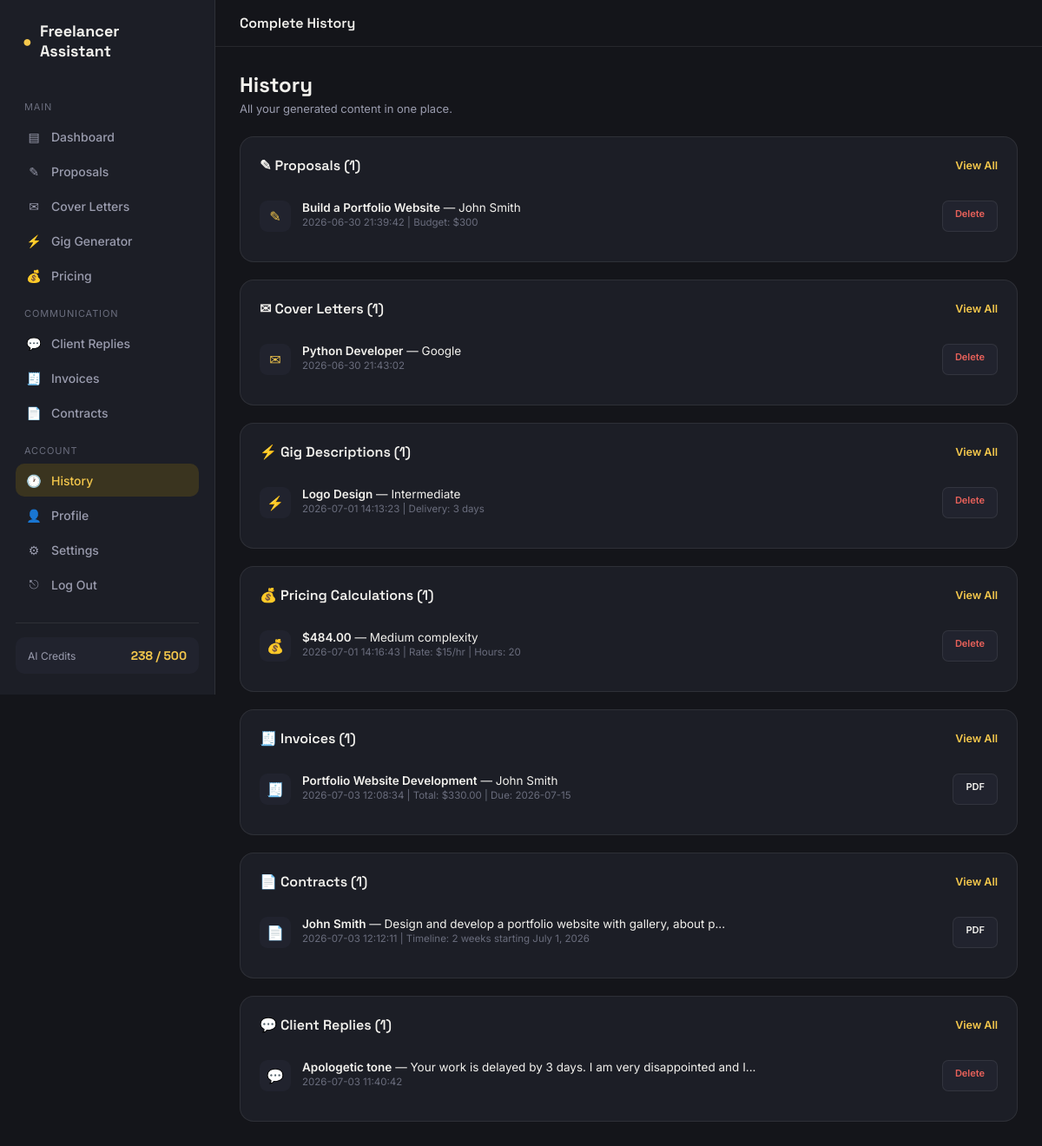
Screenshot of /history (signed in) with the database file from the repository.
### tables this page shows
CREATE TABLE proposals (
            id INTEGER PRIMARY KEY AUTOINCREMENT,
            user_id INTEGER NOT NULL,
            client_name TEXT,
            project_title TEXT,
            project_description TEXT,
            skills TEXT,
            budget TEXT,
            timeline TEXT,
            tone TEXT,
            generated_text TEXT,
            created_at TIMESTAMP DEFAULT CURRENT_TIMESTAMP,
            FOREIGN KEY (user_id) REFERENCES users (id)
        );

CREATE TABLE cover_letters (
            id INTEGER PRIMARY KEY AUTOINCREMENT,
            user_id INTEGER NOT NULL,
            job_title TEXT,
            company_name TEXT,
            experience TEXT,
            skills TEXT,
            portfolio_url TEXT,
            generated_text TEXT,
            created_at TIMESTAMP DEFAULT CURRENT_TIMESTAMP,
            FOREIGN KEY (user_id) REFERENCES users (id)
        );

CREATE TABLE gig_descriptions (
            id INTEGER PRIMARY KEY AUTOINCREMENT,
            user_id INTEGER NOT NULL,
            category TEXT,
            skills TEXT,
            experience_level TEXT,
            delivery_time TEXT,
            features TEXT,
            revisions TEXT,
            generated_description TEXT,
            seo_keywords TEXT,
            faq_suggestions TEXT,
            created_at TIMESTAMP DEFAULT CURRENT_TIMESTAMP,
            FOREIGN KEY (user_id) REFERENCES users (id)
        );

CREATE TABLE pricing_history (
            id INTEGER PRIMARY KEY AUTOINCREMENT,
            user_id INTEGER NOT NULL,
            hourly_rate TEXT,
            estimated_hours TEXT,
            complexity TEXT,
            urgency TEXT,
            additional_charges TEXT,
            tax TEXT,
            suggested_price TEXT,
            ai_analysis TEXT,
            created_at TIMESTAMP DEFAULT CURRENT_TIMESTAMP,
            FOREIGN KEY (user_id) REFERENCES users (id)
        );

CREATE TABLE invoices (
        id INTEGER PRIMARY KEY AUTOINCREMENT,
        user_id INTEGER NOT NULL,
        client_name TEXT, client_email TEXT,
        project_title TEXT, services TEXT,
        amount TEXT, tax TEXT,
        total_amount TEXT, due_date TEXT,
        created_at TIMESTAMP DEFAULT CURRENT_TIMESTAMP,
        FOREIGN KEY (user_id) REFERENCES users(id));

CREATE TABLE contracts (
        id INTEGER PRIMARY KEY AUTOINCREMENT,
        user_id INTEGER NOT NULL,
        client_name TEXT, client_email TEXT,
        freelancer_name TEXT, freelancer_email TEXT,
        project_scope TEXT, timeline TEXT,
        payment_terms TEXT, terms_conditions TEXT,
        generated_contract TEXT,
        created_at TIMESTAMP DEFAULT CURRENT_TIMESTAMP,
        FOREIGN KEY (user_id) REFERENCES users(id));

CREATE TABLE client_replies (
        id INTEGER PRIMARY KEY AUTOINCREMENT,
        user_id INTEGER NOT NULL,
        client_message TEXT,
        tone TEXT,
        generated_reply TEXT,
        created_at TIMESTAMP DEFAULT CURRENT_TIMESTAMP,
        FOREIGN KEY (user_id) REFERENCES users(id));

### app.py (the view)
@app.route('/history')
def history():
    if 'user_id' not in session:
        return redirect(url_for('login'))
    conn = get_db()
    proposals = conn.execute('SELECT *, "proposal" as type FROM proposals WHERE user_id = ? ORDER BY created_at DESC', (session['user_id'],)).fetchall()
    covers = conn.execute('SELECT *, "cover_letter" as type FROM cover_letters WHERE user_id = ? ORDER BY created_at DESC', (session['user_id'],)).fetchall()
    gigs = conn.execute('SELECT *, "gig" as type FROM gig_descriptions WHERE user_id = ? ORDER BY created_at DESC', (session['user_id'],)).fetchall()
    invoices = conn.execute('SELECT *, "invoice" as type FROM invoices WHERE user_id = ? ORDER BY created_at DESC', (session['user_id'],)).fetchall()
    contracts = conn.execute('SELECT *, "contract" as type FROM contracts WHERE user_id = ? ORDER BY created_at DESC', (session['user_id'],)).fetchall()
    replies = conn.execute('SELECT *, "reply" as type FROM client_replies WHERE user_id = ? ORDER BY created_at DESC', (session['user_id'],)).fetchall()
    pricing = conn.execute('SELECT * FROM pricing_history WHERE user_id = ? ORDER BY created_at DESC', (session['user_id'],)).fetchall()
    conn.close()
    return render_template('history.html',
        proposals=proposals, covers=covers, gigs=gigs,
        invoices=invoices, contracts=contracts, replies=replies,pricing=pricing)

### app.py (called while the page is built)
def get_db():
    conn = sqlite3.connect(DB_NAME)
    conn.row_factory = sqlite3.Row
    return conn

### templates/history.html (shortened to what this page needs)
<!DOCTYPE html>
<html lang="en">
<head>
<link rel="stylesheet" href="{{ url_for('static', filename='css/style.css') }}">
</head>
<body>
<div class="app-shell">
  <aside class="sidebar">
    <div class="sidebar-brand"><span class="dot">●</span> Freelancer Assistant</div>
    <nav>
      <div class="nav-section-label">Main</div>
      <a href="/dashboard" class="nav-item"><span class="icon">▤</span> Dashboard</a>
      <a href="/proposals" class="nav-item"><span class="icon">✎</span> Proposals</a>
      <a href="/cover-letters" class="nav-item"><span class="icon">✉</span> Cover Letters</a>
      <a href="/gig-generator" class="nav-item"><span class="icon">⚡</span> Gig Generator</a>
      <a href="/pricing" class="nav-item"><span class="icon">💰</span> Pricing</a>
      <div class="nav-section-label">Communication</div>
      <a href="/client-replies" class="nav-item"><span class="icon">💬</span> Client Replies</a>
      <a href="/invoices" class="nav-item"><span class="icon">🧾</span> Invoices</a>
      <a href="/contracts" class="nav-item"><span class="icon">📄</span> Contracts</a>
      <div class="nav-section-label">Account</div>
      <a href="/history" class="nav-item active"><span class="icon">🕐</span> History</a>
      <a href="/profile" class="nav-item"><span class="icon">👤</span> Profile</a>
      <a href="/settings" class="nav-item"><span class="icon">⚙</span> Settings</a>
      <a href="/logout" class="nav-item"><span class="icon">⎋</span> Log Out</a>
    </nav>
    <div class="sidebar-footer">
      <div class="credit-pill"><span>AI Credits</span><strong>238 / 500</strong></div>
    </div>
  </aside>
  <div class="main-area">
    <header class="topbar">
      <div style="font-family:var(--font-display);font-size:16px;font-weight:600;">Complete History</div>
    </header>
    <main class="content">
      <div class="content-header">
        <div><h1>History</h1><p>All your generated content in one place.</p></div>
      </div>
      {% if proposals %}
      <div class="panel" style="margin-bottom:20px;">
        <div class="panel-head">
          <h2>✎ Proposals ({{ proposals|length }})</h2>
          <a href="/proposals" class="view-all">View All</a>
        </div>
        {% for p in proposals %}
        <div class="activity-item">
          <div class="activity-icon">✎</div>
          <div style="flex:1;">
            <div class="activity-text"><strong>{{ p['project_title'] }}</strong> — {{ p['client_name'] }}</div>
            <div class="activity-time">{{ p['created_at'] }} | Budget: {{ p['budget'] }}</div>
          </div>
          <a href="/proposals/delete/{{ p['id'] }}" class="action-btn danger-btn" style="font-size:11px;" onclick="return confirm('Delete?')">Delete</a>
        </div>
        {% endfor %}
      </div>
      {% endif %}
      {% if covers %}
      <div class="panel" style="margin-bottom:20px;">
        <div class="panel-head">
          <h2>✉ Cover Letters ({{ covers|length }})</h2>
          <a href="/cover-letters" class="view-all">View All</a>
        </div>
        {% for c in covers %}
        <div class="activity-item">
          <div class="activity-icon">✉</div>
          <div style="flex:1;">
            <div class="activity-text"><strong>{{ c['job_title'] }}</strong> — {{ c['company_name'] }}</div>
            <div class="activity-time">{{ c['created_at'] }}</div>
          </div>
          <a href="/cover-letters/delete/{{ c['id'] }}" class="action-btn danger-btn" style="font-size:11px;" onclick="return confirm('Delete?')">Delete</a>
        </div>
        {% endfor %}
      </div>
      {% endif %}
      {% if gigs %}
      <div class="panel" style="margin-bottom:20px;">
        <div class="panel-head">
          <h2>⚡ Gig Descriptions ({{ gigs|length }})</h2>
          <a href="/gig-generator" class="view-all">View All</a>
        </div>
        {% for g in gigs %}
        <div class="activity-item">
          <div class="activity-icon">⚡</div>
          <div style="flex:1;">
            <div class="activity-text"><strong>{{ g['category'] }}</strong> — {{ g['experience_level'] }}</div>
            <div class="activity-time">{{ g['created_at'] }} | Delivery: {{ g['delivery_time'] }}</div>
          </div>
          <a href="/gig-generator/delete/{{ g['id'] }}" class="action-btn danger-btn" style="font-size:11px;" onclick="return confirm('Delete?')">Delete</a>
        </div>
        {% endfor %}
      </div>
      {% endif %}
      {% if pricing %}
      <div class="panel" style="margin-bottom:20px;">
        <div class="panel-head">
          <h2>💰 Pricing Calculations ({{ pricing|length }})</h2>
          <a href="/pricing" class="view-all">View All</a>
        </div>
        {% for p in pricing %}
        <div class="activity-item">
          <div class="activity-icon">💰</div>
          <div style="flex:1;">
            <div class="activity-text"><strong>{{ p['suggested_price'] }}</strong> — {{ p['complexity'] }} complexity</div>
            <div class="activity-time">{{ p['created_at'] }} | Rate: ${{ p['hourly_rate'] }}/hr | Hours: {{ p['estimated_hours'] }}</div>
          </div>
          <a href="/pricing/delete/{{ p['id'] }}" class="action-btn danger-btn" style="font-size:11px;" onclick="return confirm('Delete?')">Delete</a>
        </div>
        {% endfor %}
      </div>
      {% endif %}
      {% if invoices %}
      <div class="panel" style="margin-bottom:20px;">
        <div class="panel-head">
          <h2>🧾 Invoices ({{ invoices|length }})</h2>
          <a href="/invoices" class="view-all">View All</a>
        </div>
        {% for inv in invoices %}
        <div class="activity-item">
          <div class="activity-icon">🧾</div>
          <div style="flex:1;">
            <div class="activity-text"><strong>{{ inv['project_title'] }}</strong> — {{ inv['client_name'] }}</div>
            <div class="activity-time">{{ inv['created_at'] }} | Total: {{ inv['total_amount'] }} | Due: {{ inv['due_date'] }}</div>
          </div>
          <a href="/invoices/export/{{ inv['id'] }}" class="action-btn" style="font-size:11px;">PDF</a>
        </div>
        {% endfor %}
      </div>
      {% endif %}
      {% if contracts %}
      <div class="panel" style="margin-bottom:20px;">
        <div class="panel-head">
          <h2>📄 Contracts ({{ contracts|length }})</h2>
          <a href="/contracts" class="view-all">View All</a>
        </div>
        {% for c in contracts %}
        <div class="activity-item">
          <div class="activity-icon">📄</div>
          <div style="flex:1;">
            <div class="activity-text"><strong>{{ c['client_name'] }}</strong> — {{ c['project_scope'][:60] }}...</div>
            <div class="activity-time">{{ c['created_at'] }} | Timeline: {{ c['timeline'] }}</div>
          </div>
          <a href="/contracts/export/{{ c['id'] }}" class="action-btn" style="font-size:11px;">PDF</a>
        </div>
        {% endfor %}
      </div>
      {% endif %}
      {% if replies %}
      <div class="panel" style="margin-bottom:20px;">
        <div class="panel-head">
          <h2>💬 Client Replies ({{ replies|length }})</h2>
          <a href="/client-replies" class="view-all">View All</a>
        </div>
        {% for r in replies %}
        <div class="activity-item">
          <div class="activity-icon">💬</div>
          <div style="flex:1;">
            <div class="activity-text"><strong>{{ r['tone'] }} tone</strong> — {{ r['client_message'][:60] }}...</div>
            <div class="activity-time">{{ r['created_at'] }}</div>
          </div>
          <a href="/client-replies/delete/{{ r['id'] }}" class="action-btn danger-btn" style="font-size:11px;" onclick="return confirm('Delete?')">Delete</a>
        </div>
        {% endfor %}
      </div>
      {% endif %}
    </main>
  </div>
</div>
</body>
</html>

### static/css/style.css (style rules this page uses)
:root { --ink: #14151A; --ink-soft: #1C1E26; --panel: #21232E; --panel-light: #2A2D3A; --border: #34374420; --border-soft: rgba(255,255,255,0.08); --text-primary: #F2F1ED; --text-secondary: #9A9CAE; --text-muted: #6A6D7D; --signal: #F5C84C; --signal-dim: #3A341F; --teal: #4ABFAD; --teal-dim: #1E3530; --danger: #E8615A; --success: #4ABFAD; --font-display: 'Space Grotesk', sans-serif; --font-body: 'Inter', sans-serif; --radius: 10px; --radius-lg: 16px; --sidebar-w: 248px; }
* { margin: 0; padding: 0; box-sizing: border-box; }
html, body { background: var(--ink); color: var(--text-primary); font-family: var(--font-body); min-height: 100vh; }
a { text-decoration: none; color: inherit; }
.app-shell { display: grid; grid-template-columns: var(--sidebar-w) 1fr; min-height: 100vh; }
.sidebar { background: var(--ink-soft); border-right: 1px solid var(--border-soft); padding: 24px 18px; display: flex; flex-direction: column; position: sticky; top: 0; height: 100vh; }
.sidebar-brand { font-family: var(--font-display); font-weight: 700; font-size: 18px; display: flex; align-items: center; gap: 9px; padding: 0 8px 28px; }
.sidebar-brand .dot { color: var(--signal); }
.nav-section-label { font-size: 11px; text-transform: uppercase; letter-spacing: 0.08em; color: var(--text-muted); padding: 0 10px; margin: 18px 0 8px; }
.nav-item { display: flex; align-items: center; gap: 11px; padding: 10px 12px; border-radius: var(--radius); font-size: 14px; font-weight: 500; color: var(--text-secondary); margin-bottom: 2px; transition: background 0.15s ease, color 0.15s ease; }
.nav-item .icon { width: 18px; height: 18px; display: flex; align-items: center; justify-content: center; flex-shrink: 0; }
.nav-item.active { background: var(--signal-dim); color: var(--signal); }
.sidebar-footer { margin-top: auto; border-top: 1px solid var(--border-soft); padding-top: 16px; }
.credit-pill { background: var(--panel); border-radius: var(--radius); padding: 12px 14px; display: flex; justify-content: space-between; align-items: center; font-size: 12px; color: var(--text-secondary); }
.credit-pill strong { color: var(--signal); font-family: var(--font-display); font-size: 14px; }
.main-area { display: flex; flex-direction: column; min-height: 100vh; }
.topbar { display: flex; align-items: center; justify-content: space-between; padding: 16px 28px; border-bottom: 1px solid var(--border-soft); background: var(--ink); position: sticky; top: 0; z-index: 5; gap: 20px; }
.content { padding: 28px; flex: 1; }
.content-header { display: flex; justify-content: space-between; align-items: flex-end; margin-bottom: 24px; flex-wrap: wrap; gap: 12px; }
.content-header h1 { font-family: var(--font-display); font-size: 24px; font-weight: 700; }
.content-header p { color: var(--text-secondary); font-size: 13px; margin-top: 4px; }
.panel { background: var(--ink-soft); border: 1px solid var(--border-soft); border-radius: var(--radius-lg); padding: 22px; }
.panel-head { display: flex; justify-content: space-between; align-items: center; margin-bottom: 18px; }
.panel-head h2 { font-family: var(--font-display); font-size: 16px; font-weight: 600; }
.panel-head .view-all { font-size: 12.5px; color: var(--signal); font-weight: 600; }
.activity-item { display: flex; gap: 13px; padding: 12px 0; border-bottom: 1px solid var(--border-soft); }
.activity-item:last-child { border-bottom: none; }
.activity-icon { width: 36px; height: 36px; border-radius: 9px; background: var(--panel); display: flex; align-items: center; justify-content: center; color: var(--signal); flex-shrink: 0; }
.activity-text { font-size: 13.5px; }
.activity-text strong { font-weight: 600; }
.activity-time { font-size: 11.5px; color: var(--text-muted); margin-top: 2px; }
.action-btn { padding: 7px 14px; border-radius: 7px; font-size: 12.5px; font-weight: 600; background: var(--panel); border: 1px solid var(--border-soft); color: var(--text-primary); cursor: pointer; transition: border-color 0.15s ease; text-decoration: none; display: inline-block; }
.danger-btn { color: var(--danger); }

### rows the page displays
proposals: project_title "Build a Portfolio Website", client_name "John Smith", created_at "2026-06-30 21:39:42", budget "$300"
cover_letters: job_title "Python Developer", company_name "Google", created_at "2026-06-30 21:43:02"
gig_descriptions: category "Logo Design", experience_level "Intermediate", created_at "2026-07-01 14:13:23", delivery_time "3 days"
pricing_history: suggested_price "$484.00", complexity "Medium", created_at "2026-07-01 14:16:43", hourly_rate "15", estimated_hours "20"
invoices: project_title "Portfolio Website Development", client_name "John Smith", created_at "2026-07-03 12:08:34", total_amount "$330.00", due_date "2026-07-15"
contracts: client_name "John Smith", project_scope "Design and develop a portfolio website with gallery, about p", created_at "2026-07-03 12:12:11", timeline "2 weeks starting July 1, 2026"
client_replies: tone "Apologetic", client_message "Your work is delayed by 3 days. I am very disappointed and I", created_at "2026-07-03 11:40:42"

### other values shown
{{ proposals|length }} "1"
{{ covers|length }} "1"
{{ gigs|length }} "1"
{{ pricing|length }} "1"
{{ invoices|length }} "1"
{{ contracts|length }} "1"
{{ replies|length }} "1"
